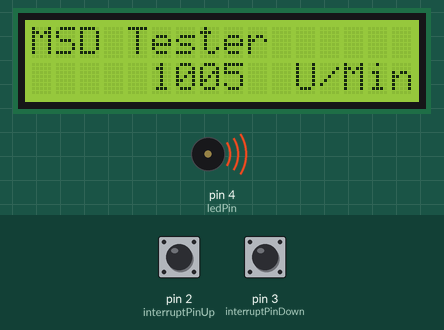
Recording of a sketch running on a simulated Arduino Uno, built with avr-gcc and run on an emulated ATmega328P. On the bench: 16×2 character LCD, buzzer (waves = sounding). The test bench sets the inputs (shaded band); at power-on: pin 3 (interruptPinDown) HIGH, pin 2 (interruptPinUp) HIGH. What the sketch prints to the serial monitor is not drawn.

Above: at 1.2 s.
1.3 s: pin 3 (interruptPinDown) pulled LOW for 1 s
At 2.8 s:
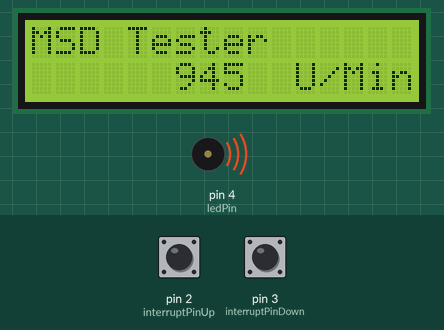
3.8 s: pin 2 (interruptPinUp) pulled LOW for 3.2 s
At 8.2 s:
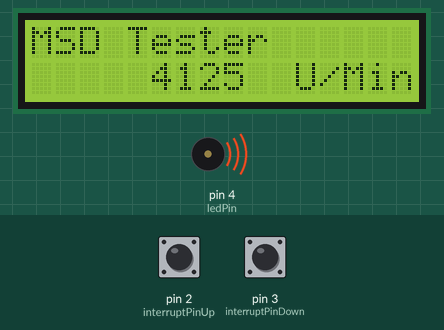
8.5 s: pin 2 (interruptPinUp) pulled LOW for 0.15 s
At 9.5 s:
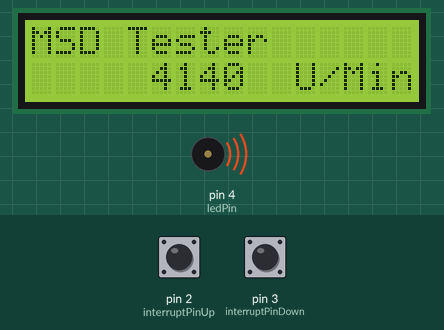
10.1 s: pin 3 (interruptPinDown) pulled LOW for 1 s
At 11.5 s:
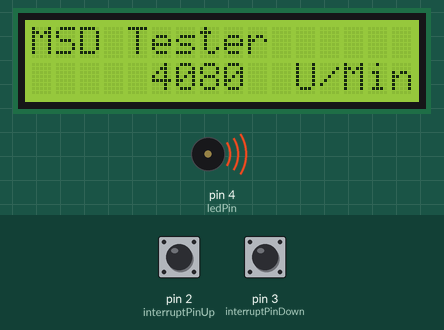
12.6 s: pin 3 (interruptPinDown) pulled LOW for 3.2 s
At 16.6 s:
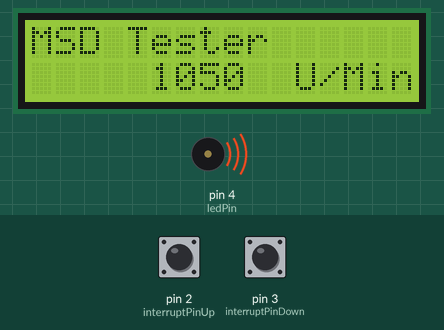
17.3 s: pin 2 (interruptPinUp) pulled LOW for 3.2 s
At 20.9 s:
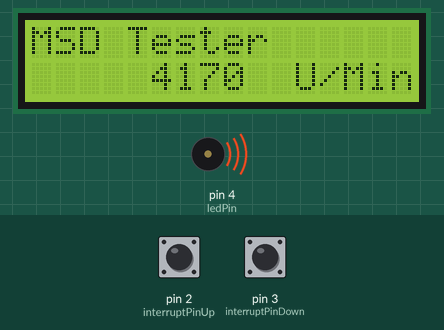
Timing chart, 0 to 22.4 s (numbered marks = the images above; inputs shaded):
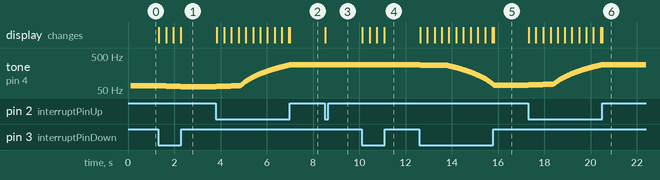

The sketch:

MSD_Tester.ino
```cpp
#include <Wire.h>
#include <LiquidCrystal_I2C.h>
LiquidCrystal_I2C lcd(0x27, 2, 1, 0, 4, 5, 6, 7, 3, POSITIVE);  // Set the LCD I2C address

int analogPin = 0;
const int ledPin =  4;      // the number of the LED pin


int RPM = 67;
int RPM_old = 0;
int RPM_LCD = 1005;

const byte interruptPinUp = 2;
const byte interruptPinDown =3;
volatile unsigned long alteZeit=0, entprellZeit=300;
int fastforwardUp = 0;
int fastforwardDown = 0;

void setup() {
  pinMode(interruptPinUp, INPUT);
  pinMode(interruptPinDown, INPUT);
  digitalWrite(interruptPinUp, HIGH);
  digitalWrite(interruptPinDown, HIGH);


 // lcd.init();
  lcd.backlight();
  lcd.begin(16,2);
  pinMode(ledPin, OUTPUT);
 lcd.setCursor(0,0);
 lcd.print("MSD Tester");
 lcd.setCursor(0,1);
 lcd.print("           U/Min");
  Serial.begin(9600);
}

void loop() {


 Serial.print(RPM*15);
 Serial.print(" U/Min  ");
 Serial.print(RPM);
 Serial.println(" Hz");

if (digitalRead (interruptPinUp) == LOW ) {up();}
else {fastforwardUp=0;}
if (digitalRead (interruptPinDown) == LOW ) {down();}
else {fastforwardDown=0;}


  if ( RPM != RPM_old  ){
  lcd.setCursor(0,1);
  lcd.print("           U/Min");
  RPM_LCD = RPM * 15;
  if (0 <= RPM_LCD && RPM_LCD <= 9){lcd.setCursor(8,1);}
  if (10 <= RPM_LCD && RPM_LCD <= 99){lcd.setCursor(7,1);}
  if (100 <= RPM_LCD && RPM_LCD <= 999){lcd.setCursor(6,1);}
  if (1000 <= RPM_LCD && RPM_LCD <= 9999){lcd.setCursor(5,1);}
  if (10000 <= RPM_LCD && RPM_LCD <= 99999){lcd.setCursor(4,1);}
  lcd.print(RPM_LCD);
  RPM_old = RPM;
  }

  //RPM = constrain (RPM,31,667);
  tone(ledPin,RPM);
}
  void up() {
  if((millis() - alteZeit) > entprellZeit || fastforwardUp > 50 ) {

   if (RPM < 667){
 RPM ++;
 }
 if (RPM < 657 && fastforwardUp > 50){
 //RPM ++;
 RPM ++;
  }
    alteZeit = millis(); // letzte Schaltzeit merken
  }
 else {
  fastforwardUp ++ ;
 }
 }


 void down() {
  if((millis() - alteZeit) > entprellZeit || fastforwardDown > 50) {

   if (RPM > 31){
 RPM --  ;
  }
    if (RPM > 41 && fastforwardDown > 50){
// RPM --  ;
 RPM --  ;
  }
    alteZeit = millis(); // letzte Schaltzeit merken
  }
  else {
  fastforwardDown ++ ;
 }
}
```

Measured:
- after the input at 1.3 s, tone on pin 4 (ledPin): 67 Hz → 66 Hz at once, → 65 Hz 0.32 s later, → 64 Hz 0.32 s later, → 63 Hz 0.32 s later; the display: first changes at once (image 1 shows a later state)
- after the input at 3.8 s, tone on pin 4 (ledPin): plays 64 Hz for 0.32 s, 65 Hz for 0.32 s, 66 Hz for 0.32 s, 67 Hz for 0.08 s, 69 Hz for 0.02 s, 71 Hz for 0.02 s … (108 notes in this stretch), starting at once; the display: first changes at once (image 2 shows a later state)
- after the input at 8.5 s, tone on pin 4 (ledPin): 275 Hz → 276 Hz at once; the display: changes at once (image 3)
- after the input at 10.1 s, tone on pin 4 (ledPin): 276 Hz → 275 Hz at once, → 274 Hz 0.31 s later, → 273 Hz 0.31 s later, → 272 Hz 0.31 s later; the display: first changes at once (image 4 shows a later state)
- after the input at 12.6 s, tone on pin 4 (ledPin): plays 271 Hz for 0.31 s, 270 Hz for 0.31 s, 269 Hz for 0.31 s, 268 Hz for 0.21 s, 266 Hz for 0.02 s, 264 Hz for 0.02 s … (103 notes in this stretch), starting at once; the display: first changes at once (image 5 shows a later state)
- after the input at 17.3 s, tone on pin 4 (ledPin): plays 71 Hz for 0.32 s, 72 Hz for 0.32 s, 73 Hz for 0.32 s, 74 Hz for 0.14 s, 76 Hz for 0.02 s, 78 Hz for 0.02 s … (106 notes in this stretch), starting at once; the display: first changes at once (image 6 shows a later state)
